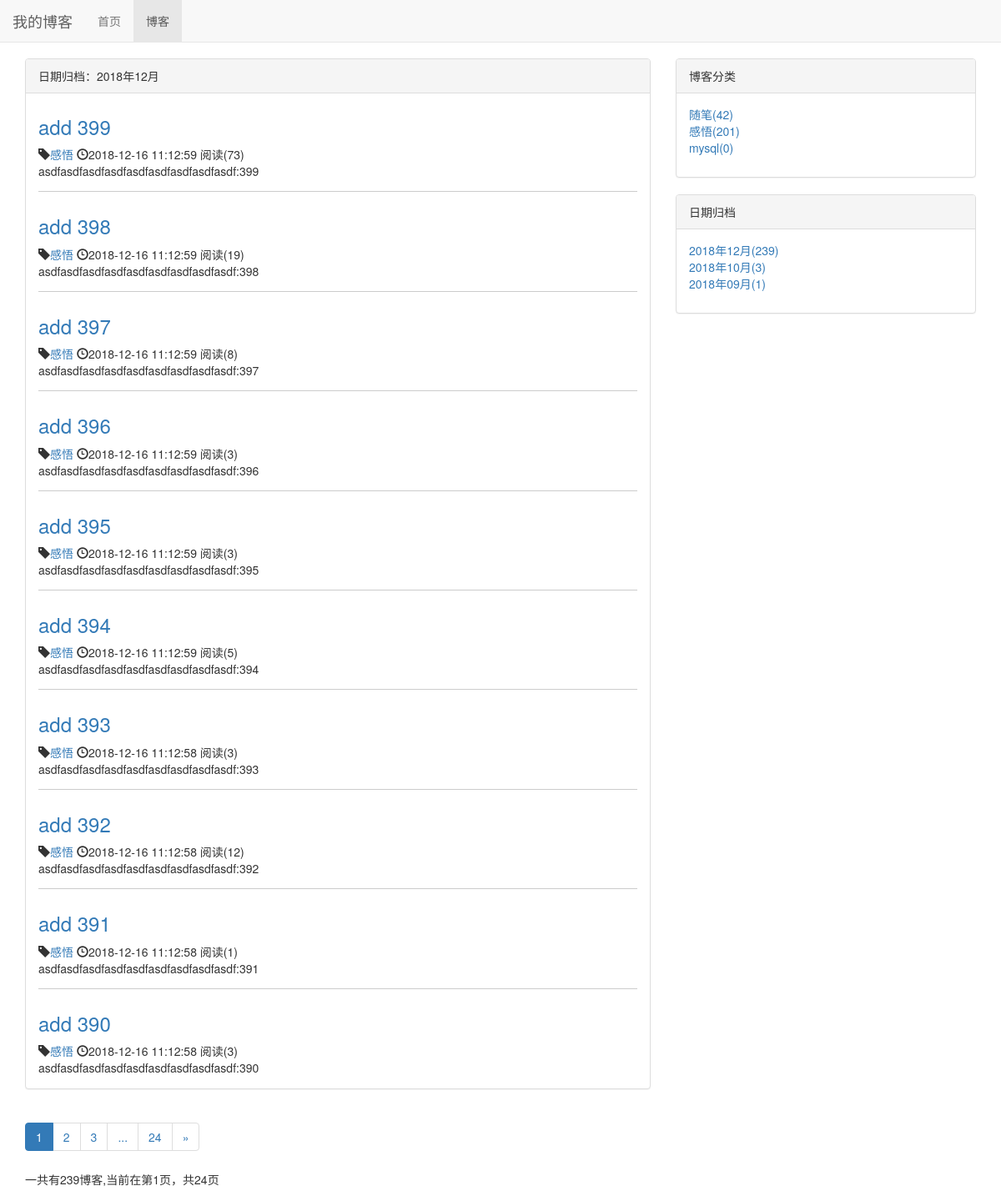
Screenshot of /blog/date/2018/12 with the database file from the repository.
### blog/models.py (models this page shows, shortened)
class Blog(models.Model, ReadNumExpandMethod):
    title = models.CharField(max_length=50)
    blog_type = models.ForeignKey(BlogType, on_delete=models.DO_NOTHING)
    content = RichTextUploadingField()
    author = models.ForeignKey(User, on_delete=models.DO_NOTHING)
    read_details = GenericRelation(ReadDetail)
    created_time = models.DateTimeField(auto_now_add=True)
    last_updated_time = models.DateTimeField(auto_now=True)
    class Meta:
        ordering = ['-created_time']

class BlogType(models.Model):
    type_name = models.CharField(max_length=15)
    def __str__(self):
        return self.type_name

### read_statistics/models.py (models this page shows)
class ReadNum(models.Model):
    read_num = models.IntegerField(default = 0)
    content_type = models.ForeignKey(ContentType, on_delete=models.DO_NOTHING)
    object_id = models.PositiveIntegerField()
    content_object = GenericForeignKey('content_type', 'object_id')

### blog/views.py (the view)
# urls.py: path('date/<int:year>/<int:month>', views.blog_list_with_date, name='blog_list_with_date')
def blog_list_with_date(request, year, month):
    blogs_all_list = Blog.objects.filter(created_time__year=year, created_time__month=month)
    context = get_blog_list_common_date(blogs_all_list, request)
    context['blog_date'] = "%s年%s月" % (year, month)
    return render(request,'blog/blog_list_with_date.html', context)

### read_statistics/models.py (called while the page is built)
    def get_read_num(self):
        try:
            ct = ContentType.objects.get_for_model(self)
            rn = ReadNum.objects.get(content_type = ct, object_id=self.pk)
            return rn.read_num
        except exceptions.ObjectDoesNotExist as e:
            return 0

### blog/templates/blog/blog_list_with_date.html (shortened to what this page needs)
{% extends 'blog/blog_list.html' %}
{% block blog_list_title %}日期归档：{{ blog_date }}{% endblock %}

### blog/templates/blog/blog_list.html (shortened to what this page needs)
{% extends 'base.html' %}
{% load staticfiles %}
{% block header %}
    <link rel="stylesheet" href="{% static 'blog/blog.css' %}">
{% endblock %}
{% block nav_blog_active %}active{% endblock %}
{% block content %}
<div class="container">
    <div class="row">
        <div class="col-md-8">
            <div class="panel panel-default">
                <div class="panel-heading">{% block blog_list_title %}博客列表{% endblock %}</div>
                <div class="panel-body">
                        {% for blog in blogs.object_list %}
                            <div class="blog">
                                <a href="{% url 'blog_detail' blog.pk %}"><h3>{{ blog.title }}</h3></a>
                                <span class="glyphicon glyphicon-tag"></span><a href="{% url 'blog_list_with_type' blog.blog_type.pk %}">{{ blog.blog_type }}</a>
                                <span class="glyphicon glyphicon-time"></span>{{ blog.created_time|date:"Y-m-d H:n:s" }}
                                阅读({{ blog.get_read_num }})
                                <p class="blog-info">{{ blog.content|striptags|truncatechars:50 }}</p>
                            </div>
                        {% empty %}
                            <div class="blog">
                                <h3>暂无博客</h3>
                            </div>
                        {% endfor %}
                </div>
            </div>
            <div aria-label="Page navigation">
              <ul class="pagination">
                {% for page_num in page_range %}
                    {% if page_num == blogs.number  %}
                        <li class="active"><a href="?page={{ page_num }}">{{ page_num }}</a></li>
                    {% else %}
                        {% if page_num == '...' %}
                            <li><span>{{ page_num }}</span></li>
                        {% else %}
                            <li><a href="?page={{ page_num }}">{{ page_num }}</a></li>
                        {% endif %}
                    {% endif %}
                {% endfor %}
                {% if blogs.has_next %}
                    <li>
                      <a href="?page={{ blogs.next_page_number }}" aria-label="Next">
                        <span aria-hidden="true">&raquo;</span>
                      </a>
                    </li>
                {% endif %}
              </ul>
              <p>一共有{{ blogs.paginator.count }}博客,当前在第{{ blogs.number }}页，共{{ blogs.paginator.num_pages }}页</p>
            </div>
        </div>
        <div class="col-md-4">
            <div class="panel panel-default">
                <div class="panel-heading">博客分类</div>
                <div class="panel-body">
                    <ul class="blog-type">
                        {% for blog_type in blog_types %}
                            <li><a href="{% url 'blog_list_with_type' blog_type.pk %}">{{ blog_type.type_name }}({{ blog_type.blog_count }})</a></li>
                        {% empty %}
                            <li>暂无分类</li>
                        {% endfor %}
                    </ul>
                </div>
            </div>
            <div class="panel panel-default">
                <div class="panel-heading">日期归档</div>
                <div class="panel-body">
                    <ul class="blog-type">
                        {% for blog_date,blog_count in blog_dates.items %}
                            <li><a href="{% url 'blog_list_with_date' blog_date|date:'Y' blog_date|date:'m' %}">{{ blog_date|date:"Y年m月" }}({{ blog_count }})</a></li>
                        {% empty %}
                            <li>暂无</li>
                        {% endfor%}
                    </ul>
                </div>
            </div>
        </div>
    </div>
</div>
{% endblock %}

### static/css/base.css (style rules this page uses)
* { margin: 0; padding: 0; }
body { margin-top: 70px!important; }

### blog/static/blog/blog.css (style rules this page uses)
ul.blog-type { list-style-type: none; }
div.blog:not(:last-child) { margin-bottom: 2em; padding-bottom: 1em; border-bottom: 1px solid #ccc; }
div.blog h3 { margin-top: 0.5em; }
div.blog p.blog-info { margin-bottom: 0; }

### rows the page displays
Blog: title "add 399", blog_type "感悟", created_time "2018-12-16 11:12:59", get_read_num "73", content "asdfasdfasdfasdfasdfasdfasdfasdfasdf:399"
Blog: title "add 398", blog_type "感悟", created_time "2018-12-16 11:12:59", get_read_num "19", content "asdfasdfasdfasdfasdfasdfasdfasdfasdf:398"
Blog: title "add 397", blog_type "感悟", created_time "2018-12-16 11:12:59", get_read_num "8", content "asdfasdfasdfasdfasdfasdfasdfasdfasdf:397"
Blog: title "add 396", blog_type "感悟", created_time "2018-12-16 11:12:59", get_read_num "3", content "asdfasdfasdfasdfasdfasdfasdfasdfasdf:396"
Blog: title "add 395", blog_type "感悟", created_time "2018-12-16 11:12:59", get_read_num "3", content "asdfasdfasdfasdfasdfasdfasdfasdfasdf:395"
Blog: title "add 394", blog_type "感悟", created_time "2018-12-16 11:12:59", get_read_num "5", content "asdfasdfasdfasdfasdfasdfasdfasdfasdf:394"
Blog: title "add 393", blog_type "感悟", created_time "2018-12-16 11:12:58", get_read_num "3", content "asdfasdfasdfasdfasdfasdfasdfasdfasdf:393"
Blog: title "add 392", blog_type "感悟", created_time "2018-12-16 11:12:58", get_read_num "12", content "asdfasdfasdfasdfasdfasdfasdfasdfasdf:392"
Blog: title "add 391", blog_type "感悟", created_time "2018-12-16 11:12:58", get_read_num "1", content "asdfasdfasdfasdfasdfasdfasdfasdfasdf:391"
Blog: title "add 390", blog_type "感悟", created_time "2018-12-16 11:12:58", get_read_num "3", content "asdfasdfasdfasdfasdfasdfasdfasdfasdf:390"
BlogType: type_name "随笔", blog_count "42"
BlogType: type_name "感悟", blog_count "201"
BlogType: type_name "mysql", blog_count "0"

### other values shown
{{ blog_date }} "2018年12月"
{{ page_num }} "1"
{{ page_num }} "2" "3" "24"
{{ page_num }} "..."
{{ blogs.paginator.count }} "239"
{{ blogs.number }} "1"
{{ blogs.paginator.num_pages }} "24"
{{ blog_date|date:"Y年m月" }} "2018年12月" "2018年10月" "2018年09月"
{{ blog_count }} "239" "3" "1"
